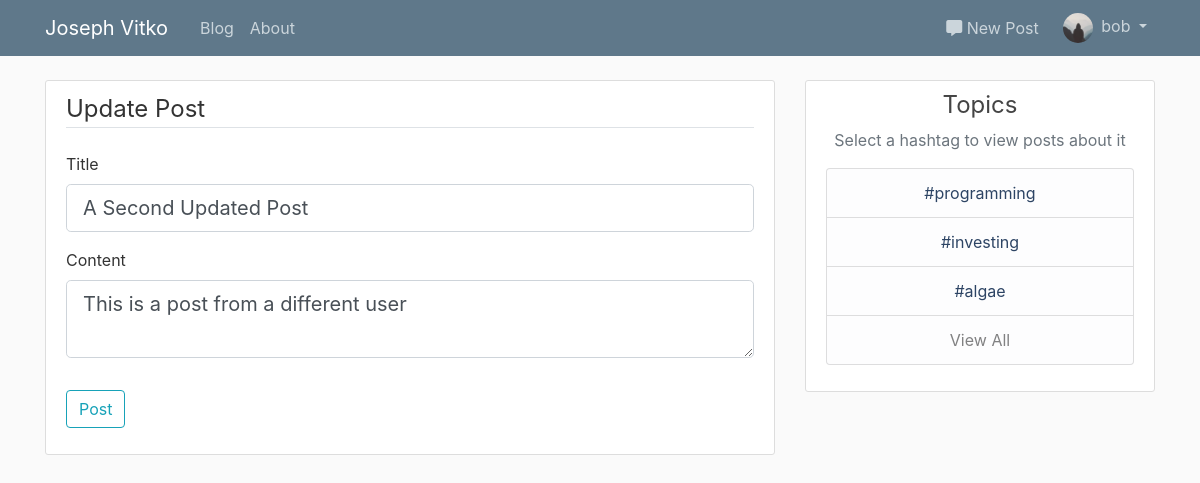
The app's page /post/2/update (signed in) with its own data.
### flaskblog/models.py (models this page shows, shortened)
class User(db.Model, UserMixin):
    id = db.Column(db.Integer, primary_key=True)
    username = db.Column(db.String(20), unique=True, nullable=False)
    email = db.Column(db.String(120), unique=True, nullable=False)
    image_file = db.Column(db.String(20), nullable=False, default='default.jpg')
    password = db.Column(db.String(60), nullable=False)
    posts = db.relationship('Post', backref='author', lazy=True)
    roles = db.relationship('Role', secondary='user_roles')

class Post(db.Model):
    id = db.Column(db.Integer, primary_key=True)
    title = db.Column(db.String(100), nullable=False)
    date_posted = db.Column(db.DateTime, nullable=False, default=datetime.utcnow)
    content = db.Column(db.Text, nullable=False)
    user_id = db.Column(db.Integer, db.ForeignKey('user.id'), nullable=False)

### flaskblog/posts/routes.py (the view)
@posts.route('/post/<int:post_id>/update', methods=['GET', 'POST'])
@login_required
@post_permission.require(http_exception=403)
def update_post(post_id):
    post = Post.query.get_or_404(post_id)
    if post.author != current_user:
        abort(403)
    form = PostForm()
    if form.validate_on_submit():
        post.title = form.title.data
        post.content = form.content.data
        db.session.commit()
        flash('Your post has been updated', "success")
        return redirect(url_for('posts.post', post_id=post.id))
    elif request.method == 'GET':
        form.title.data = post.title
        form.content.data = post.content
    return render_template('create_post.html', title='Update Post',
                           form=form, legend='Update Post')

### flaskblog/posts/forms.py
class PostForm(FlaskForm):
    title = StringField('Title', validators=[DataRequired()])
    content = TextAreaField('Content', validators=[DataRequired()])
    submit = SubmitField('Post')

### flaskblog/models.py (called while the page is built)
@login_manager.user_loader
def load_user(user_id):
    return User.query.get(int(user_id))

### flaskblog/templates/create_post.html (shortened to what this page needs)
{% extends "layout.html" %}
{% block content %}
    <div class="content-section">
        <form method="POST" action="">
            <fieldset class="form-group">
                <legend class="border-bottom mb-4">{{ legend }}</legend>
                <div class="form-group">
                    {{ form.title.label(class="form-control-label") }}
                    {% if form.title.errors %}
                        {{ form.title(class="form-control form-control-lg is-invalid") }}
                        <div class="invalid-feedback">
                            {% for error in form.title.errors %}
                                <span>{{ error }}</span>
                            {% endfor %}
                        </div>
                    {% else %}
                        {{ form.title(class="form-control form-control-lg") }}
                    {% endif %}
                </div>
                <div class="form-group">
                    {{ form.content.label(class="form-control-label") }}
                    {% if form.content.errors %}
                        {{ form.content(class="form-control form-control-lg is-invalid") }}
                        <div class="invalid-feedback">
                            {% for error in form.content.errors %}
                                <span>{{ error }}</span>
                            {% endfor %}
                        </div>
                    {% else %}
                        {{ form.content(class="form-control form-control-lg") }}
                    {% endif %}
                </div>
            </fieldset>
            <div class="form-group">
                {{ form.submit(class="btn btn-outline-info") }}
            </div>
        </form>
    </div>
{% endblock content %}

### flaskblog/templates/header.html (shortened to what this page needs)
<header class="site-header">
    <nav class="navbar navbar-expand-md navbar-dark bg-steel fixed-top">
        <div class="container">
            <a class="navbar-brand mr-4" href="/">Joseph Vitko</a>
            <div class="collapse navbar-collapse" id="navbarToggleMain">
                <div class="navbar-nav mr-auto">
                  <a class="nav-item nav-link" href="{{ url_for('main.blog') }}">Blog</a>
                  <a class="nav-item nav-link" href="{{ url_for('main.about') }}">About</a>
                </div>
            </div>
            {% if current_user.is_authenticated %}
                <div class="collapse navbar-collapse justify-content-end">
                    <div class="navbar-nav">
                        <div class="collapse navbar-collapse newpost" id="navbarTogglePost">
                            <a class="nav-item nav-link postlink nav-dropdown" href="{{ url_for('posts.new_post') }}"><i class="fas fa-comment-alt"></i> New Post</a>
                        </div>
                        <div class="collapse navbar-collapse" id="navbarToggleUser">
                            <li class="nav-item dropdown">
                                <a class="nav-link dropdown-toggle userlink nav-dropdown" href="#" id="navbarDropdownMenuLink" role="button" data-toggle="dropdown" aria-haspopup="true" aria-expanded="false">
                                    <div class="avatar-img-container">
                                        <img src="{{ url_for('static', filename='profile_pics/' + current_user.image_file) }}" class="rounded-circle avatar-img">
                                    </div>
                                    <span class="nav-text avatar-header">{{ current_user.username }}</span>
                                </a>
                            </li>
                        </div>
                    </div>
                </div>
            {% endif %}
        </div>
    </nav>
</header>

### flaskblog/static/main.css (style rules this page uses)
body { background: #fafafa; color: #333333; margin-top: 5rem; }
.bg-steel { background-color: #5f788a; }
.site-header .navbar-nav .nav-link { color: #cbd5db; }
.content-section { background: #ffffff; padding: 10px 20px; border: 1px solid #dddddd; border-radius: 3px; margin-bottom: 20px; }
.avatar-img-container { width: 30px; height: auto; display: inline-block; }
.avatar-img { width: 100%; height: auto; }
.avatar-header { margin-left: 4px; }
.newpost { margin-right: 8px; }
.userlink { padding-top: 0; padding-bottom: 0; vertical-align: middle; padding-right: 0; }
.postlink { padding-top: 0; padding-bottom: 0; vertical-align: middle; }

### records on screen
User: image_file (placeholder picture), username "bob"
Post: title "A Second Updated Post", content "This is a post from a different user"

### other values on screen
{{ legend }} "Update Post"
